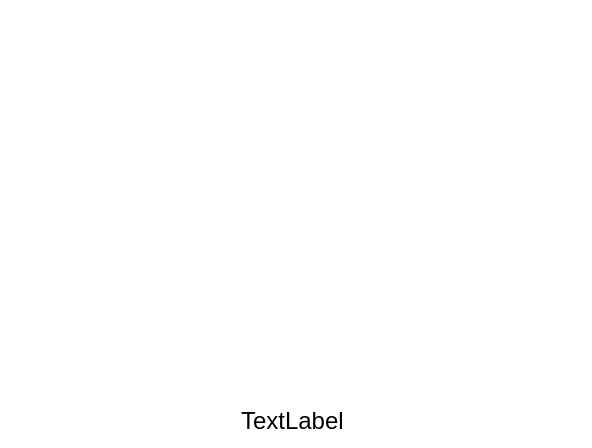
<?xml version="1.0" encoding="UTF-8"?>
<ui version="4.0">
 <class>Menu</class>
 <widget class="QFrame" name="Menu">
  <property name="geometry">
   <rect>
    <x>0</x>
    <y>0</y>
    <width>592</width>
    <height>448</height>
   </rect>
  </property>
  <property name="windowTitle">
   <string>Frame</string>
  </property>
  <property name="styleSheet">
   <string notr="true">background-color: rgb(255, 255, 255);</string>
  </property>
  <layout class="QVBoxLayout" name="verticalLayout">
   <property name="spacing">
    <number>0</number>
   </property>
   <property name="leftMargin">
    <number>0</number>
   </property>
   <property name="topMargin">
    <number>0</number>
   </property>
   <property name="rightMargin">
    <number>0</number>
   </property>
   <property name="bottomMargin">
    <number>0</number>
   </property>
   <item>
    <widget class="QFrame" name="entryTable">
     <property name="font">
      <font>
       <pointsize>18</pointsize>
      </font>
     </property>
     <property name="frameShape">
      <enum>QFrame::NoFrame</enum>
     </property>
     <property name="frameShadow">
      <enum>QFrame::Raised</enum>
     </property>
    </widget>
   </item>
   <item>
    <spacer name="verticalSpacer">
     <property name="orientation">
      <enum>Qt::Vertical</enum>
     </property>
     <property name="sizeHint" stdset="0">
      <size>
       <width>20</width>
       <height>389</height>
      </size>
     </property>
    </spacer>
   </item>
   <item>
    <widget class="QFrame" name="UI">
     <property name="maximumSize">
      <size>
       <width>16777215</width>
       <height>80</height>
      </size>
     </property>
     <property name="font">
      <font>
       <pointsize>18</pointsize>
      </font>
     </property>
     <property name="frameShape">
      <enum>QFrame::NoFrame</enum>
     </property>
     <property name="frameShadow">
      <enum>QFrame::Raised</enum>
     </property>
     <layout class="QHBoxLayout" name="horizontalLayout_2">
      <item>
       <widget class="QPushButton" name="first">
        <property name="font">
         <font>
          <pointsize>18</pointsize>
         </font>
        </property>
        <property name="text">
         <string/>
        </property>
        <property name="flat">
         <bool>true</bool>
        </property>
       </widget>
      </item>
      <item>
       <widget class="QPushButton" name="prev">
        <property name="font">
         <font>
          <pointsize>18</pointsize>
         </font>
        </property>
        <property name="text">
         <string/>
        </property>
        <property name="flat">
         <bool>true</bool>
        </property>
       </widget>
      </item>
      <item>
       <widget class="QLabel" name="currentPage">
        <property name="font">
         <font>
          <pointsize>18</pointsize>
         </font>
        </property>
        <property name="text">
         <string>TextLabel</string>
        </property>
       </widget>
      </item>
      <item>
       <widget class="QPushButton" name="next">
        <property name="font">
         <font>
          <pointsize>18</pointsize>
         </font>
        </property>
        <property name="text">
         <string/>
        </property>
        <property name="flat">
         <bool>true</bool>
        </property>
       </widget>
      </item>
      <item>
       <widget class="QPushButton" name="last">
        <property name="font">
         <font>
          <pointsize>18</pointsize>
         </font>
        </property>
        <property name="text">
         <string/>
        </property>
        <property name="flat">
         <bool>true</bool>
        </property>
       </widget>
      </item>
     </layout>
    </widget>
   </item>
  </layout>
 </widget>
 <resources/>
 <connections>
  <connection>
   <sender>first</sender>
   <signal>clicked()</signal>
   <receiver>Menu</receiver>
   <slot>gotoFirstPage()</slot>
   <hints>
    <hint type="sourcelabel">
     <x>63</x>
     <y>426</y>
    </hint>
    <hint type="destinationlabel">
     <x>272</x>
     <y>223</y>
    </hint>
   </hints>
  </connection>
  <connection>
   <sender>last</sender>
   <signal>clicked()</signal>
   <receiver>Menu</receiver>
   <slot>gotoLastPage()</slot>
   <hints>
    <hint type="sourcelabel">
     <x>482</x>
     <y>426</y>
    </hint>
    <hint type="destinationlabel">
     <x>272</x>
     <y>223</y>
    </hint>
   </hints>
  </connection>
  <connection>
   <sender>next</sender>
   <signal>clicked()</signal>
   <receiver>Menu</receiver>
   <slot>gotoNextPage()</slot>
   <hints>
    <hint type="sourcelabel">
     <x>367</x>
     <y>426</y>
    </hint>
    <hint type="destinationlabel">
     <x>272</x>
     <y>223</y>
    </hint>
   </hints>
  </connection>
  <connection>
   <sender>prev</sender>
   <signal>clicked()</signal>
   <receiver>Menu</receiver>
   <slot>gotoPrevPage()</slot>
   <hints>
    <hint type="sourcelabel">
     <x>178</x>
     <y>426</y>
    </hint>
    <hint type="destinationlabel">
     <x>272</x>
     <y>223</y>
    </hint>
   </hints>
  </connection>
 </connections>
 <slots>
  <slot>gotoFirstPage()</slot>
  <slot>gotoPrevPage()</slot>
  <slot>gotoNextPage()</slot>
  <slot>gotoLastPage()</slot>
 </slots>
</ui>
